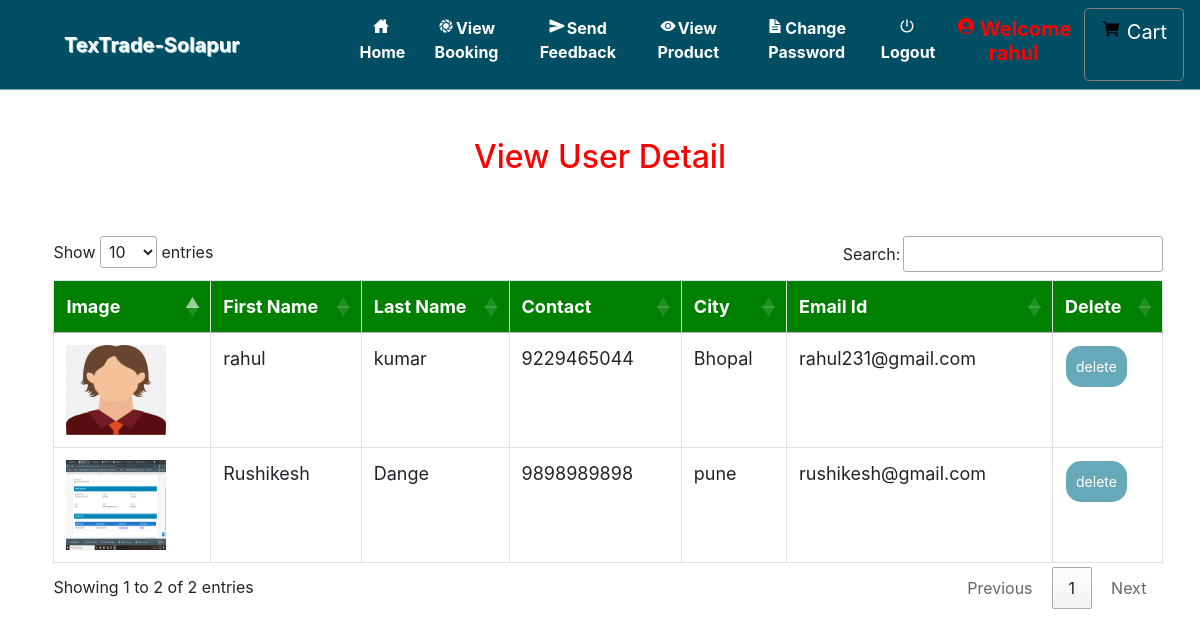
The app's page /view_user (signed in), older data.
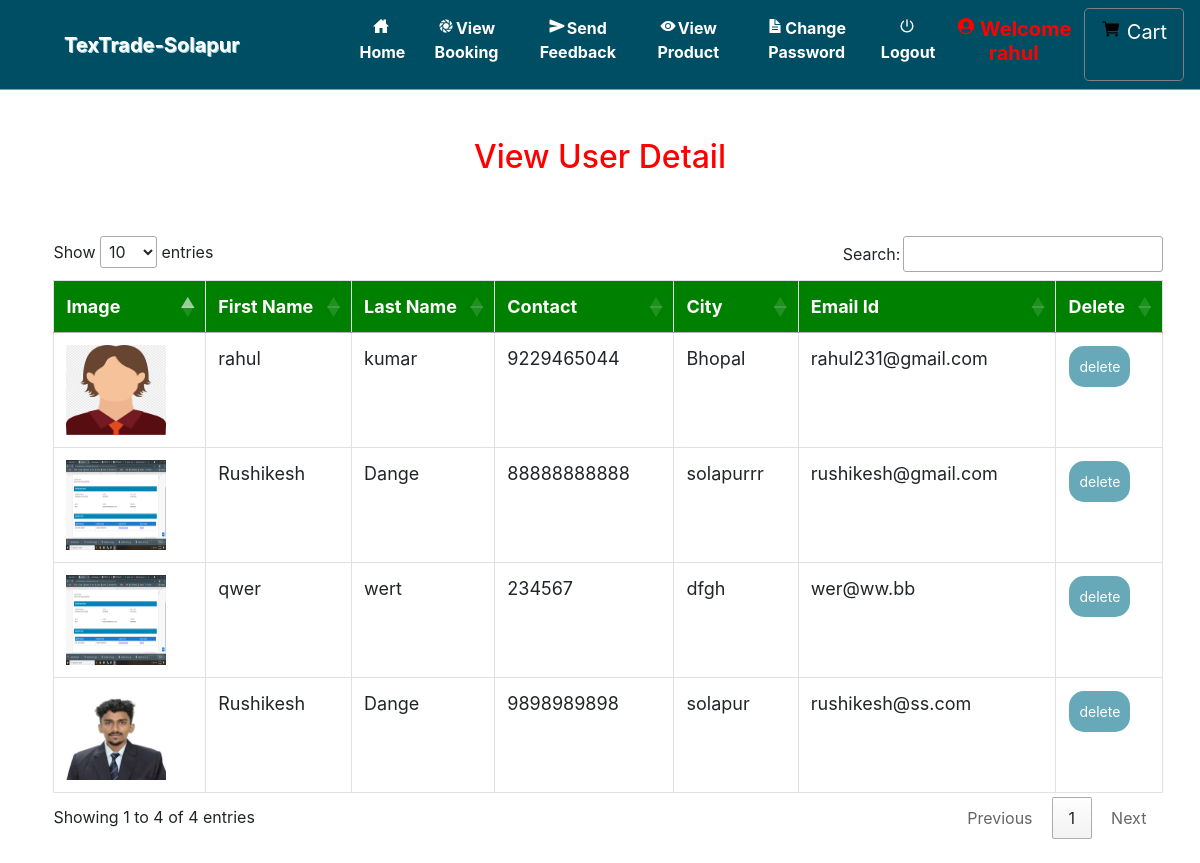
The same page, newer data.
### grocery/models.py (models this page shows, shortened)
class Profile(models.Model):
    id = models.AutoField(primary_key=True)
    user = models.ForeignKey(User, on_delete=models.CASCADE, null=True)
    dob = models.DateField(null=True)
    city = models.CharField(max_length=30, null=True)
    address = models.CharField(max_length=50, null=True)
    contact = models.CharField(max_length=10, null=True)
    image = models.FileField(upload_to='images/', null=True)

### grocery/views.py (the view)
# urls.py: path('view_user',View_user,name="view_user"),
def View_user(request):
    if not request.user.is_authenticated:
        return redirect('login_admin')
    pro = Profile.objects.all()
    d = {'user':pro}
    return render(request,'view_user.html',d)

### grocery/templates/view_user.html (shortened to what this page needs)
{% extends 'navigation.html' %}
{% load static %}
{% block body %}
<center><h2 style="color:red;margin-top:4%">View User Detail</h2></center>
<div  class="container-fluid">
    <center>
    <div class="container">
        <table class="table table-bordered" id="myTable">
  <thead>
  <tr>
    <th>Image</th>
    <th>First Name</th>
    <th>Last Name</th>
      <th>Contact</th>
      <th>City</th>
    <th>Email Id</th>
    <th>Delete</th>
  </tr>
  </thead>
   <tbody>
    {% for i in user %}
  <tr>
    <td><img src="{{i.image.url}}" style="width:100px;height:90px"></td>
    <td>{{i.user.first_name}}</td>
    <td>{{i.user.last_name}}</td>
      <td>{{i.contact}}</td>
      <td>{{i.city}}</td>
      <td>{{i.user.email}}</td>
    <td><a href="{% url 'delete_user' i.user.id %}" onclick="return confirm('Are you sure?')"><button class="button button1">delete</button></a></td>
  </tr>
    {% endfor %}
    </tbody>
</table>
 </div></center>
</div>
{% endblock %}

### grocery/templates/navigation.html (shortened to what this page needs)
<!DOCTYPE html>
<html lang="en">
<head>
    {% load static %}
     <link rel="stylesheet" href="https://maxcdn.bootstrapcdn.com/bootstrap/4.0.0/css/bootstrap.min.css">
  <link rel = stylesheet href = "//cdn.datatables.net/1.10.19/css/jquery.dataTables.min.css">
<link rel="stylesheet" href="https://cdnjs.cloudflare.com/ajax/libs/font-awesome/4.7.0/css/font-awesome.min.css">
</head>
<body style="background-color:white">
  <nav class="navbar navbar-expand-sm" style = "background-color : #004E64 ; border-bottom:1px solid #67A9B8">
  <a class="navbar-brand pl-5" href="#" style="color:white ; font-weight : bold" >TexTrade-Solapur</a>
<div class="collapse navbar-collapse" id="collapsibleNavbar">
  <ul class="navbar-nav pl-5 text-center">
<div class="collapse navbar-collapse" id="collapsibleNavbar">
  <ul class="navbar-nav pl-5 text-center">
    {% if request.user.username %}
    {% if not request.user.is_staff %}
    <li class="nav-item">
      <a class="nav-link" href="{% url 'home' %}" style="color:white"><ion-icon style="margin-right:2px" name="home-sharp"></ion-icon>Home</a>
    </li>
    <li class="nav-item">
      <a class="nav-link" href="{% url 'view_booking' %}" style="color:white"><ion-icon style="margin-right:2px" name="aperture"></ion-icon>View Booking</a>
    </li>
    <li class="nav-item">
      <a class="nav-link" href="{% url 'send_feedback' request.user.id %}" style="color:white"><ion-icon style="margin-right:2px" name="send"></ion-icon>Send Feedback</a>
    </li>
    <li class="nav-item">
      <a class="nav-link" href="{% url 'view_product' 0 %}" style="color:white"><ion-icon style="margin-right:2px" name="eye"></ion-icon>View Product</a>
    </li>
    <li class="nav-item">
      <a class="nav-link" href="{% url 'change_password' %}" style="color:white"><ion-icon style="margin-right:2px" name="document-text-sharp"></ion-icon>Change Password</a>
    </li>
    {% endif %}
    {% endif %}
    {% if request.user.is_authenticated %}
    <a class="nav-link" href="{% url 'logout' %}" style="color:white"><ion-icon style="margin-right:2px" name="power-sharp"></ion-icon>Logout</a>
    {% if not request.user.is_staff %}
    <li class="nav-item">
      <a href="{% url 'profile' %}"><h5 class="nav-link" style="color:red"><ion-icon style="margin-right:4px;color:#FF0000" name="person-circle-sharp"></ion-icon>Welcome {{request.user.username}}</h5>
      </a></li>
    {% else %}
    <li class="nav-item">
      <h5  class="nav-link" style="color:#91DE00"><ion-icon style="margin-right:4px;color:#91DE00" name="person-circle-sharp"></ion-icon>Welcome {{request.user.username}}</h5>
    </li>
    {% endif %}
    {% endif %}
    {% if not request.user.is_staff %}
    {% if request.user.username %}
      <a href="{% url 'cart' %}" style="border:1px solid gray" class="btn btn-default btn-lg text-dark text-capitalize">
        <ion-icon style="color:black;margin-top:2%" name="cart"></ion-icon><span style="margin-left:6px;margin-top:2%;color:white">Cart</span></a></center>
{% endif %}
    {% endif %}
    </ul>
</div>
</nav>
{% block body %}
{% endblock %}
</body></html>

### grocery/templates/navigation.html (style rules this page uses)
* { box-sizing: border-box; }
#myTable { border-collapse: collapse; width: 100%; border: 1px solid #ddd; font-size: 18px; }
#myTable th { text-align: left; padding: 12px; background-color: green; color: white; }
#myTable td { text-align: left; padding: 12px; background-color: white; }
#myTable tr { border-bottom: 1px solid #ddd; }
.button { background-color: #67A9B8; border: none; color: white; padding: 10px; text-align: center; text-decoration: none; display: inline-block; font-size: 14px; margin: 1px 1px; cursor: pointer; }
.button1 { border-radius: 15px; }
.nav-link { font-weight:bold; }
.navbar-brand { text-shadow: 1px 1px lightblue; }

### grocery/templates/view_user.html (style rules this page uses)
.container { border-radius:6px; margin:2%; }
.container-fluid { margin-top:5%; }

Row changes from the older to the newer data that the page shows:
changed Profile "rushikesh@gmail.com": contact "9898989898" → "88888888888"; city "pune" → "solapurrr"
added Profile: image (picture), user.first_name "qwer", user.last_name "wert", contact "234567", city "dfgh", user.email "wer@ww.bb"
added Profile: image (picture), user.first_name "Rushikesh", user.last_name "Dange", contact "9898989898", city "solapur", user.email "rushikesh@ss.com"
Text that changed along with them:
text written by a page script: "Show entries Search: Showing 1 to 2 of 2 entries Previous 1 Next" → "Show entries Search: Showing 1 to 4 of 4 entries Previous 1 Next"
